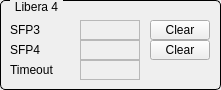
   <widget class="QGroupBox" name="groupBox_5">
    <property name="geometry">
     <rect>
      <x>10</x>
      <y>110</y>
      <width>221</width>
      <height>90</height>
     </rect>
    </property>
    <property name="styleSheet">
     <string notr="true">QGroupBox {
     border: 1px solid black;
     border-radius: 5px;
     margin-top: 0.5em;
 }
 
 QGroupBox::title {
     subcontrol-origin: margin;
     left: 10px;
     padding: 0 3px 0 3px;
 }</string>
    </property>
    <property name="title">
     <string>Libera 4</string>
    </property>
    <widget class="QLabel" name="label_13">
     <property name="geometry">
      <rect>
       <x>10</x>
       <y>20</y>
       <width>70</width>
       <height>20</height>
      </rect>
     </property>
     <property name="text">
      <string>SFP3</string>
     </property>
    </widget>
    <widget class="QLabel" name="label_14">
     <property name="geometry">
      <rect>
       <x>10</x>
       <y>40</y>
       <width>70</width>
       <height>20</height>
      </rect>
     </property>
     <property name="text">
      <string>SFP4</string>
     </property>
    </widget>
    <widget class="QELabel" name="qelabel_13">
     <property name="geometry">
      <rect>
       <x>80</x>
       <y>20</y>
       <width>60</width>
       <height>20</height>
      </rect>
     </property>
     <property name="frameShape">
      <enum>QFrame::StyledPanel</enum>
     </property>
     <property name="variable" stdset="0">
      <string>libera$(l):gdx:grouping:sfp:status$(s)</string>
     </property>
     <property name="variableSubstitutions" stdset="0">
      <string>l=4,s=3</string>
     </property>
    </widget>
    <widget class="QELabel" name="qelabel_14">
     <property name="geometry">
      <rect>
       <x>80</x>
       <y>40</y>
       <width>60</width>
       <height>20</height>
      </rect>
     </property>
     <property name="frameShape">
      <enum>QFrame::StyledPanel</enum>
     </property>
     <property name="variable" stdset="0">
      <string>libera$(l):gdx:grouping:sfp:status$(s)</string>
     </property>
     <property name="variableSubstitutions" stdset="0">
      <string>l=4,s=4</string>
     </property>
    </widget>
    <widget class="QELabel" name="qelabel_15">
     <property name="geometry">
      <rect>
       <x>80</x>
       <y>60</y>
       <width>60</width>
       <height>20</height>
      </rect>
     </property>
     <property name="frameShape">
      <enum>QFrame::StyledPanel</enum>
     </property>
     <property name="variable" stdset="0">
      <string>libera$(l):gdx:grouping:timeout_mon</string>
     </property>
     <property name="variableSubstitutions" stdset="0">
      <string>l=4</string>
     </property>
    </widget>
    <widget class="QLabel" name="label_15">
     <property name="geometry">
      <rect>
       <x>10</x>
       <y>60</y>
       <width>70</width>
       <height>20</height>
      </rect>
     </property>
     <property name="text">
      <string>Timeout</string>
     </property>
    </widget>
    <widget class="QEPushButton" name="qepushbutton_9">
     <property name="geometry">
      <rect>
       <x>150</x>
       <y>20</y>
       <width>60</width>
       <height>20</height>
      </rect>
     </property>
     <property name="text">
      <string>Clear</string>
     </property>
     <property name="variable" stdset="0">
      <string>libera$(l):gdx:grouping:sfp:status$(s):clear</string>
     </property>
     <property name="variableSubstitutions" stdset="0">
      <string>l=4,s=3</string>
     </property>
     <property name="clickText">
      <string>0</string>
     </property>
    </widget>
    <widget class="QEPushButton" name="qepushbutton_10">
     <property name="geometry">
      <rect>
       <x>150</x>
       <y>40</y>
       <width>60</width>
       <height>20</height>
      </rect>
     </property>
     <property name="text">
      <string>Clear</string>
     </property>
     <property name="variable" stdset="0">
      <string>libera$(l):gdx:grouping:sfp:status$(s):clear</string>
     </property>
     <property name="variableSubstitutions" stdset="0">
      <string>l=4,s=4</string>
     </property>
     <property name="clickText">
      <string>0</string>
     </property>
    </widget>
   </widget>
